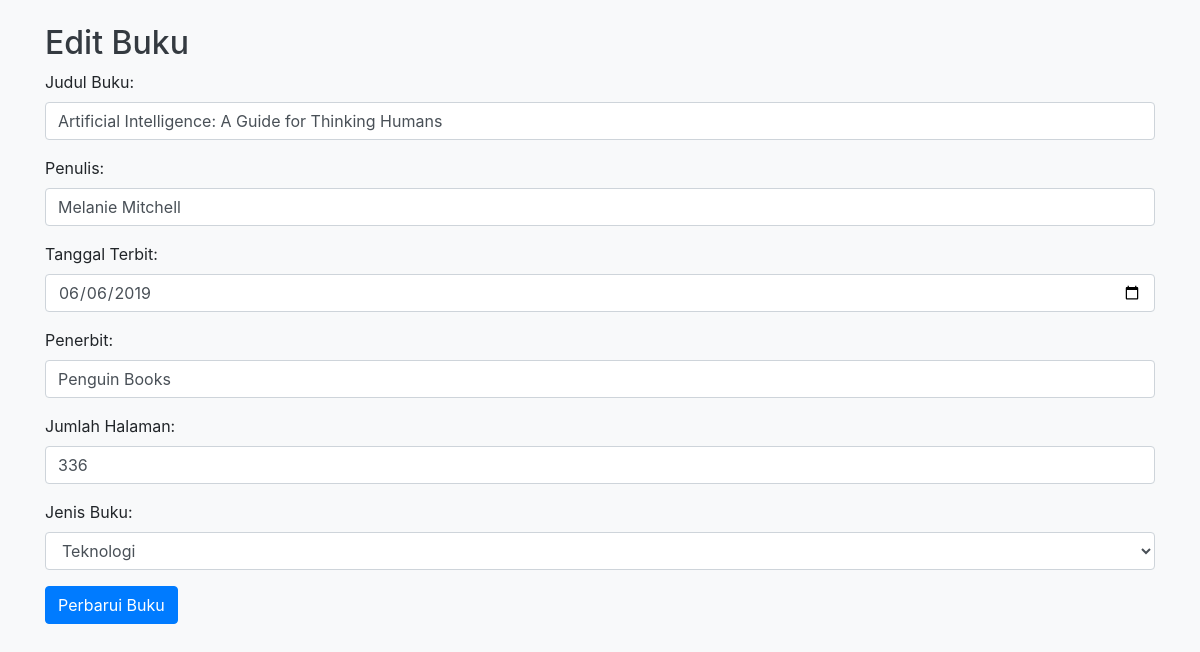
/books/edit.php?id=2, run on the app's committed database.
### tables this page shows
CREATE TABLE `books` (
  `id` int NOT NULL,
  `title` varchar(255) NOT NULL,
  `author` varchar(255) NOT NULL,
  `tanggal` date DEFAULT NULL,
  `publisher` varchar(255) NOT NULL,
  `pages` int NOT NULL,
  `category_id` int DEFAULT NULL
);

### books/edit.php (the view, shortened to what this page needs)
<?php
include '../config.php';
$id = isset($_GET['id']) ? intval($_GET['id']) : 0;
$sql = "SELECT * FROM books WHERE id = $id";
$result = $conn->query($sql);
if ($result->num_rows > 0) {
    $book = $result->fetch_assoc();
} else {
    die("Buku tidak ditemukan.");
}
$sql_categories = "SELECT id, name FROM categories";
$result_categories = $conn->query($sql_categories);
?>
<!DOCTYPE html>
<html lang="en">
<head>
    <link href="https://maxcdn.bootstrapcdn.com/bootstrap/4.5.2/css/bootstrap.min.css" rel="stylesheet">
    <link href="books.css" rel="stylesheet">
</head>
<body>
    <div class="container">
        <h2 class="mt-4">Edit Buku</h2>
        <form action="proses.php?id=<?php echo $id; ?>" method="POST">
            <div class="form-group">
                <label for="title">Judul Buku:</label>
                <input type="text" id="title" name="title" class="form-control" value="<?php echo htmlspecialchars($book['title']); ?>" required>
            </div>
            <div class="form-group">
                <label for="author">Penulis:</label>
                <input type="text" id="author" name="author" class="form-control" value="<?php echo htmlspecialchars($book['author']); ?>" required>
            </div>
            <div class="form-group">
                <label for="tanggal">Tanggal Terbit:</label>
                <input type="date" id="tanggal" name="tanggal" class="form-control" value="<?php echo htmlspecialchars($book['tanggal']); ?>" required>
            </div>
            <div class="form-group">
                <label for="publisher">Penerbit:</label>
                <input type="text" id="publisher" name="publisher" class="form-control" value="<?php echo htmlspecialchars($book['publisher']); ?>" required>
            </div>
            <div class="form-group">
                <label for="pages">Jumlah Halaman:</label>
                <input type="number" id="pages" name="pages" class="form-control" value="<?php echo htmlspecialchars($book['pages']); ?>" required>
            </div>
            <div class="form-group">
                <label for="categories_name">Jenis Buku:</label>
                <select id="categories_name" name="categories_name" class="form-control" required>
                    <?php
                    if ($result_categories->num_rows > 0) {
                        while ($row = $result_categories->fetch_assoc()) {
                            $selected = $book['category_id'] == $row['id'] ? 'selected' : '';
                            echo "<option value='" . $row['id'] . "' $selected>" . $row['name'] . "</option>";
                        }
                    }
                    ?>
                </select>
            </div>
            <button type="submit" class="btn btn-primary">Perbarui Buku</button>
        </form>
    </div>
</body>
</html>

### books/books.css (style rules this page uses)
body { background-color: #f8f9fa; }
h1, h2 { color: #343a40; }
.btn { margin-right: 5px; }

### data on the page
books: title "Artificial Intelligence: A Guide for Thinking Humans", author "Melanie Mitchell", tanggal "06/06/2019", publisher "Penguin Books", pages "336"

### other printed values
form field categories_name "Teknologi"
